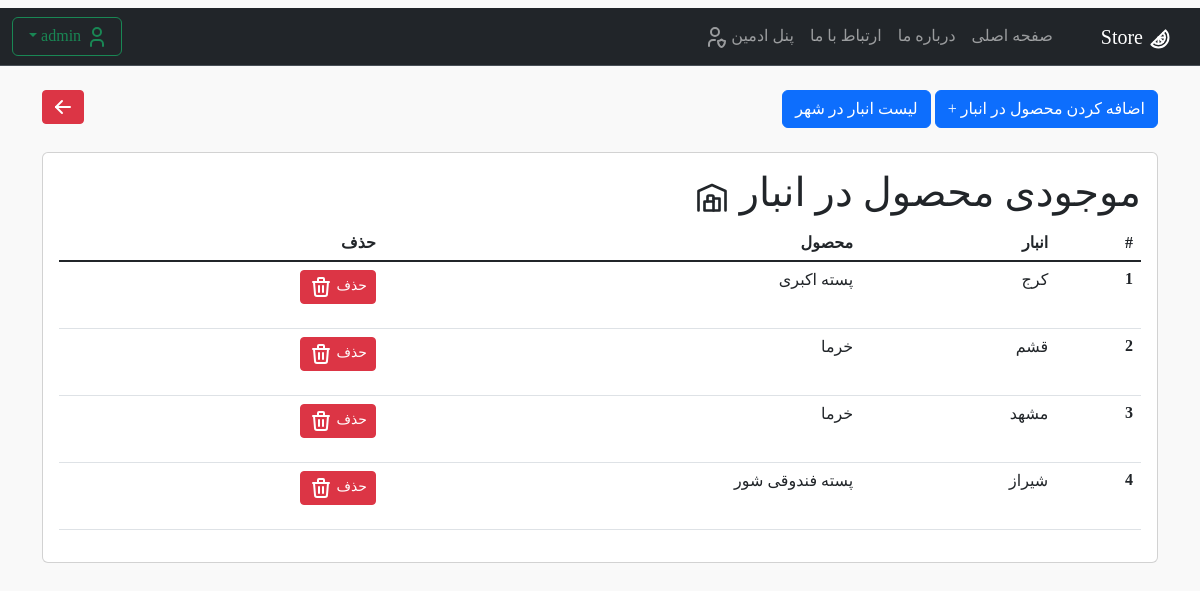
/panel/inventory/ (signed in), run on an earlier commit of the app's database.
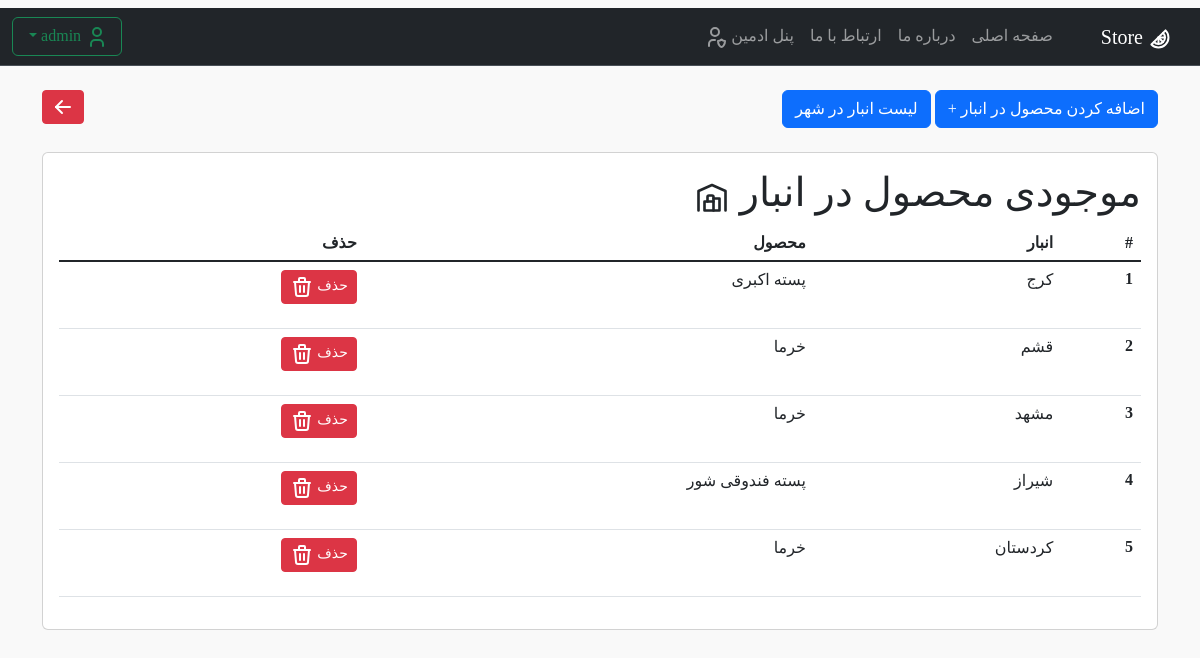
And on a later commit of the database.
### products/models.py (models this page shows, shortened)
class InventoryProduct(models.Model):
    inventoryProductId = models.AutoField(primary_key=True)
    productId = models.ForeignKey(ProductVariation, on_delete=models.CASCADE)
    quantity = models.PositiveSmallIntegerField(verbose_name='تعداد کالا')
    inventoryId = models.ForeignKey(Inventory, on_delete=models.CASCADE)

class Inventory(models.Model):
    inventoryId = models.AutoField(primary_key=True)
    cityId = models.ForeignKey(City, on_delete=models.CASCADE)
    def __str__(self):
        return f"{self.cityId}"

class City(models.Model):
    TYPE_CHOICES = (
        ("آبادان", "آبادان"),
        ("بوشهر", "بوشهر"),
        ("تهران", "تهران"),
        ("کرج", "کرج"),
        ("تبریز", "تبریز"),
        ("مشهد", "مشهد"),
        ("اصفهان", "اصفهان"),
        ("شیراز", "شیراز"),
        ("قم", "قم"),
        ("قشم", "قشم"),
        ("کرمان", "کرمان"),
        ("کردستان", "کردستان"),
    )
    name = models.CharField(max_length=50, choices=TYPE_CHOICES)
    def __str__(self):
        return f"{self.name}"

class ProductVariation(models.Model):
    variationId = models.AutoField(primary_key=True)
    productId = models.ForeignKey(ProductCategory, on_delete=models.CASCADE, verbose_name='دسته محصول')
    name = models.CharField(max_length=30, verbose_name='نام محصول')
    Supplier = models.ManyToManyField('Supplier')
    price = models.IntegerField(verbose_name='قیمت (تومان)', help_text='یک بسته 500 گرمی')
    quantity = models.IntegerField(verbose_name='تعداد کالا')
    cityId = models.ForeignKey(City, on_delete=models.CASCADE, verbose_name='انبار', null=True)
    text = models.TextField(max_length=1000, null=True, blank=True, help_text='اجبار پر کردن توضیحات نیست',
                            verbose_name='توضیح محصول')

### pages/views.py (the view)
# urls.py: path('panel/inventory/', ViewInventory.as_view(), name='list_inv'),
class ViewInventory(ListView):
    model = InventoryProduct
    template_name = 'admin/Inventory.html'
    context_object_name = 'inv_list'
    def dispatch(self, request, *args, **kwargs):
        if not request.user.is_superuser:
            return HttpResponseForbidden("<b><h2>دسترسی ممنوع است</h2></b><h4> .فقط مدیر سایت میتواند وارد شود</h4>")
        return super().dispatch(request, *args, **kwargs)

### templates/admin/Inventory.html (shortened to what this page needs)
{% extends 'base.html' %}
{% block content %}
<br>
<button type="submit" class="btn btn-danger btn-sm" style="float:left"><a class="nav-link active"
                                                                          href="{% url 'panel_admin' %}">
</a></button>
<button type="button" class="btn btn-primary btn">
    <a class="nav-link active" href="{% url 'link_add_inv_pro' %}"> اضافه کردن محصول در انبار +</a>
</button>
<button type="button" class="btn btn-primary btn">
    <a class="nav-link active" href="{% url 'list_cit_inv' %}"> لیست انبار در شهر </a>
</button>
<br>
<br>
<div class="card">
    <div class="card-body">
        <h1>موجودی محصول در انبار
        </h1>
        <table class="table table-hover">
            <thead>
            <tr>
                <th scope="col">#</th>
                <th scope="col">انبار</th>
                <th scope="col">محصول</th>
                <th scope="col">حذف</th>
            </tr>
            </thead>
            <tbody class="table-group-divider">
            {% for i in inv_list %}
            <tr>
                <th scope="row">{{ forloop.counter }}</th>
                <td>{{i.inventoryId}}</td>
                <td>{{ i.productId.name }}</td>
                <td>
                    <form method="post" action="{% url 'delete-inv' i.pk %}">
                        <button type="submit" class="btn btn-danger btn-sm">حذف
                        </button>
                    </form>
                </td>
            </tr>
            {% endfor %}
            </tbody>
        </table>
    </div>
</div>
{% endblock %}

What changed in the data, as far as the page shows it:
added InventoryProduct: inventoryId "کردستان", productId.name "خرما"
